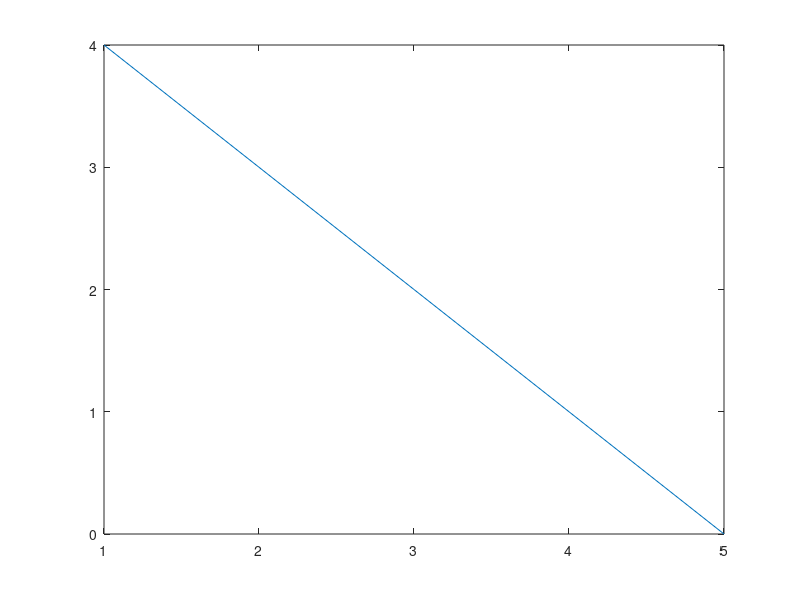

Write MATLAB code to recreate this figure.
close all;
clear all;
clc;

x=ones(1,4);
X=zeros(1,4);
R=zeros(1,length(x)+1);

for k=0:1:length(x)
   for  i=1:1:length(x)+1
       if i+k>length(x)
           X(i)=0;
       else
           X(i)=x(i)*x(i+k);
       end
       
   end
   R(k+1)=sum(X);
   X=zeros(1,4);
end

plot(R);